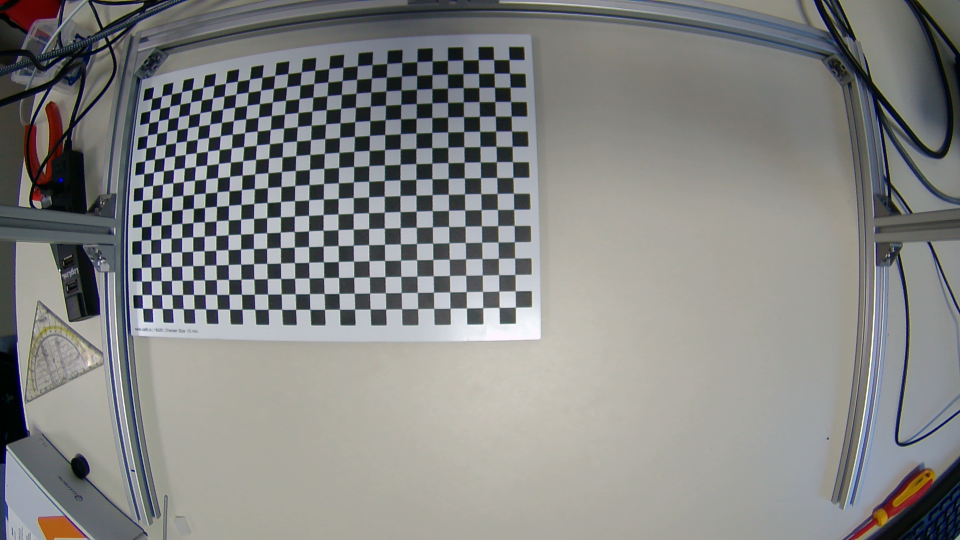
#> input picture Fisheye_Calibration/c1.png, 1920 x 1080 px (shown at 1/2 size); its folder holds 4 pictures in this run
$ python fisheye_calibrate.py
#> lines starting #> are read from the running program, lines starting #| are printed output that depends on the picture
import cv2
assert cv2.__version__[0] == '4', 'The fisheye module requires opencv version >= 3.0.0'
import numpy as np
import os
import glob
CHECKERBOARD = (17,28)
subpix_criteria = (cv2.TERM_CRITERIA_EPS+cv2.TERM_CRITERIA_MAX_ITER, 30, 0.1)
calibration_flags = cv2.fisheye.CALIB_RECOMPUTE_EXTRINSIC+cv2.fisheye.CALIB_CHECK_COND+cv2.fisheye.CALIB_FIX_SKEW
objp = np.zeros((1, CHECKERBOARD[0]*CHECKERBOARD[1], 3), np.float32)
objp[0,:,:2] = np.mgrid[0:CHECKERBOARD[0], 0:CHECKERBOARD[1]].T.reshape(-1, 2)
_img_shape = None
objpoints = [] # 3d point in real world space
imgpoints = [] # 2d points in image plane.
images = glob.glob('Fisheye_Calibration/*.png')
for fname in images:
    print(fname)
    img = cv2.imread(fname)
#> img is the input picture: shape (1080, 1920, 3); mean B, G, R 131.3, 132.7, 132.1
    if _img_shape == None:
        _img_shape = img.shape[:2]
    else:
        assert _img_shape == img.shape[:2], "All images must share the same size."
    gray = cv2.cvtColor(img,cv2.COLOR_BGR2GRAY)
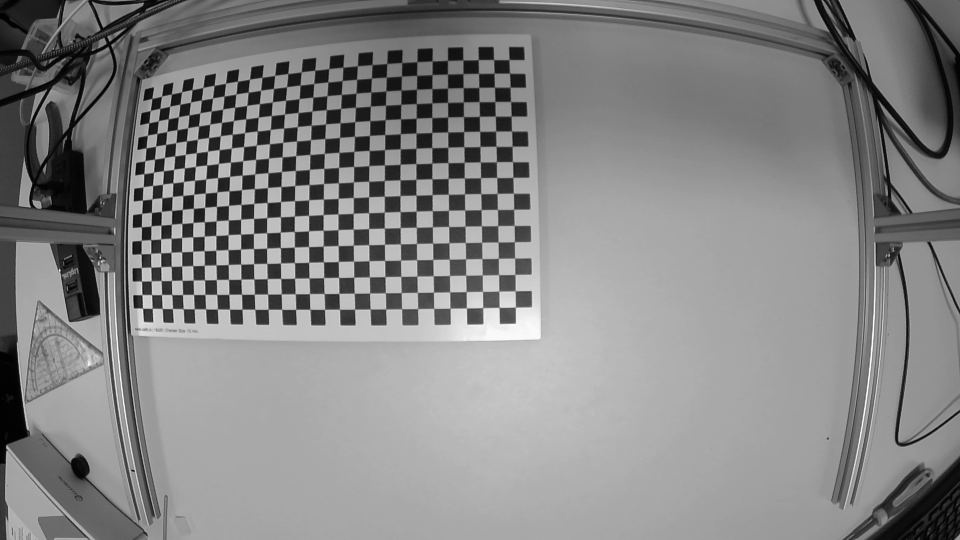
#> gray: shape (1080, 1920) (shown at 1/2 size); min 0, max 255, mean 132.4
    # Find the chess board corners
    ret, corners = cv2.findChessboardCorners(gray, CHECKERBOARD, cv2.CALIB_CB_ADAPTIVE_THRESH+cv2.CALIB_CB_FAST_CHECK+cv2.CALIB_CB_NORMALIZE_IMAGE)
#> ret = True; corners = 476 rows, first 8: [1018.3, 118.2], [1020, 145.6], [1020.6, 173.8], [1022.2, 201.9], [1023, 232.5], [1023.5, 262.5], [1025.7, 294.1], [1026.6, 322.5]
    # If found, add object points, image points (after refining them)
    if ret == True:
        objpoints.append(objp)
        cv2.cornerSubPix(gray,corners,(3,3),(-1,-1),subpix_criteria)
        imgpoints.append(corners)
#> pass 2 of the loop `for fname in images:`:
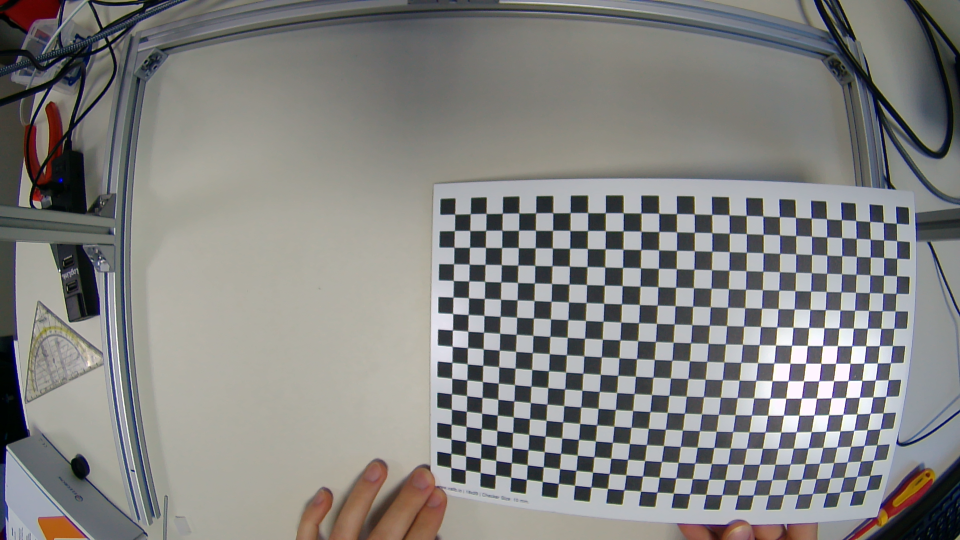
#> input picture Fisheye_Calibration/c11.png, 1920 x 1080 px (shown at 1/2 size)
#> img is the input picture: shape (1080, 1920, 3); mean B, G, R 129.2, 131.1, 131.7
#> `gray = cv2.cvtColor(img,cv2.COLOR_BGR2GRAY)`:
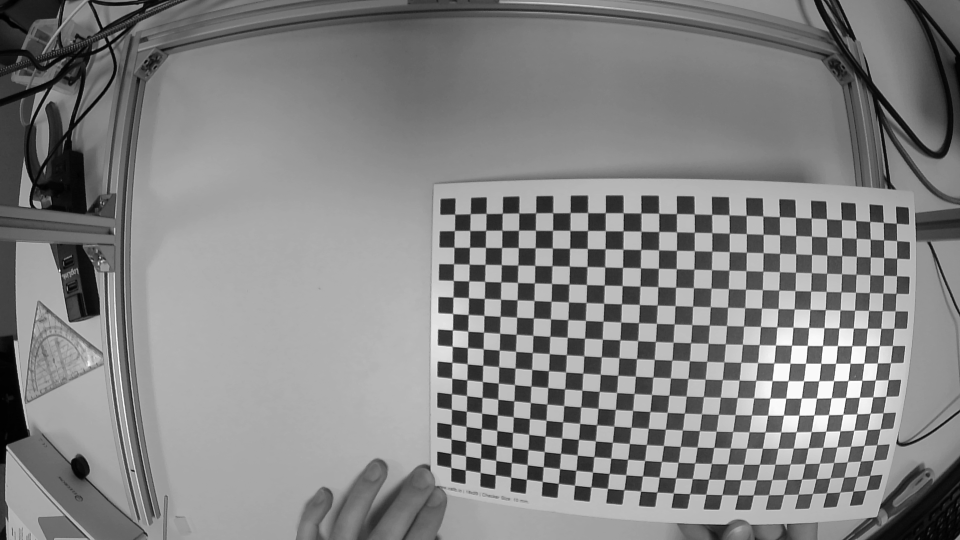
#> gray: shape (1080, 1920) (shown at 1/2 size); min 0, max 255, mean 131
#> corners = 476 rows, first 8: [1793.2, 446.9], [1793.5, 481.4], [1794.4, 517.4], [1793.1, 551.5], [1793.4, 587.8], [1791.4, 621.6], [1788.1, 657], [1785.4, 691.3]
#> pass 3 of the loop `for fname in images:`:
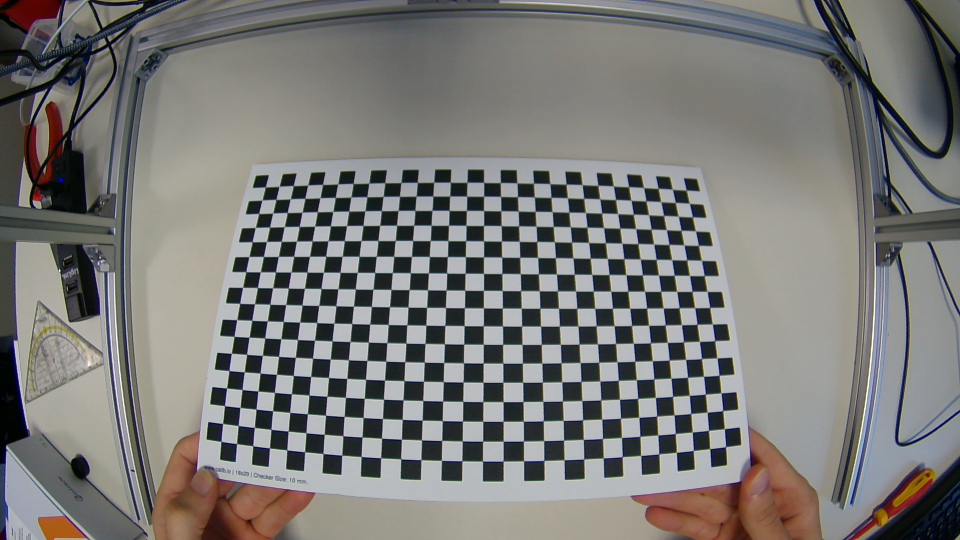
#> input picture Fisheye_Calibration/c12.png, 1920 x 1080 px (shown at 1/2 size)
#> img is the input picture: shape (1080, 1920, 3); mean B, G, R 118.6, 120.8, 121.6
#> `gray = cv2.cvtColor(img,cv2.COLOR_BGR2GRAY)`:
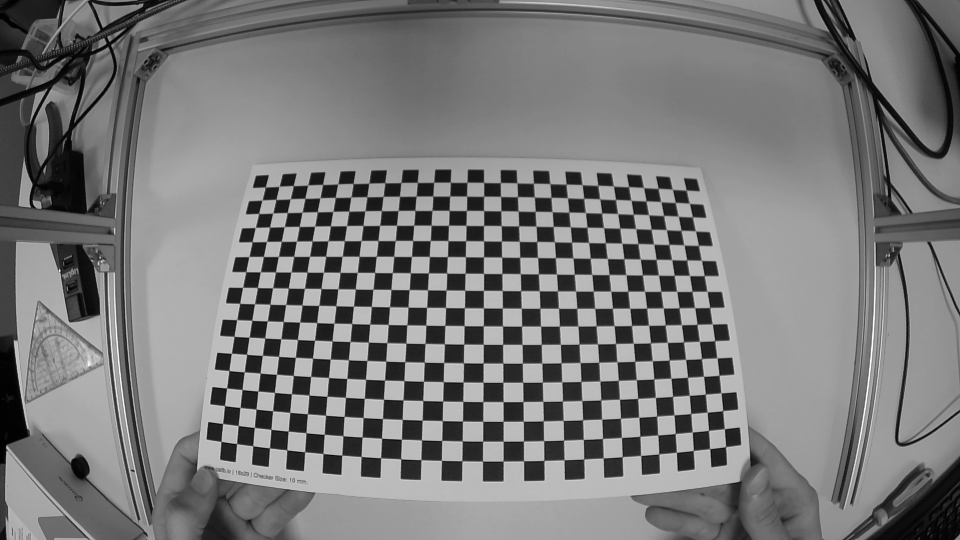
#> gray: shape (1080, 1920) (shown at 1/2 size); min 0, max 255, mean 120.8
#> corners = 476 rows, first 8: [1374.1, 381.2], [1379.9, 406.8], [1387.5, 434.7], [1392.6, 461.9], [1398.6, 491.7], [1403.2, 520.6], [1409.8, 552.5], [1415.2, 582.9]
#> the loop made 4 passes; the first 3 are shown
N_OK = len(objpoints)
K = np.zeros((3, 3))
D = np.zeros((4, 1))
rvecs = [np.zeros((1, 1, 3), dtype=np.float64) for i in range(N_OK)]
tvecs = [np.zeros((1, 1, 3), dtype=np.float64) for i in range(N_OK)]
rms, _, _, _, _ = \
    cv2.fisheye.calibrate(
        objpoints,
        imgpoints,
        gray.shape[::-1],
        K,
        D,
        rvecs,
        tvecs,
        calibration_flags,
        (cv2.TERM_CRITERIA_EPS+cv2.TERM_CRITERIA_MAX_ITER, 30, 1e-6)
    )
DIM = _img_shape[::-1]
#> DIM = (1920, 1080)
print("Found " + str(N_OK) + " valid images for calibration")
print("DIM=" + str(DIM))
#| DIM=(1920, 1080)
print("K=np.array(" + str(K.tolist()) + ")")
print("D=np.array(" + str(D.tolist()) + ")")

with open('DIM_K_D.npy','wb') as f:
        np.save(f,DIM)
        np.save(f,K)
        np.save(f,D)
